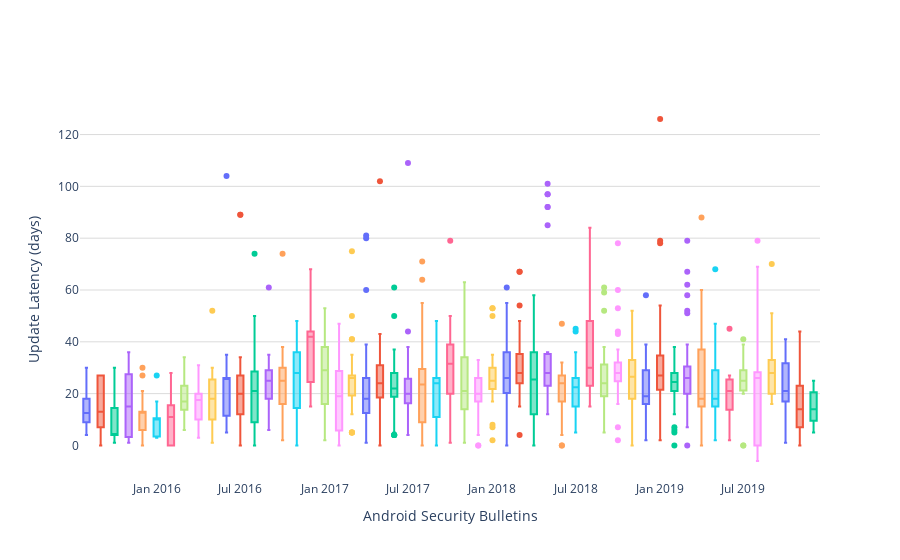
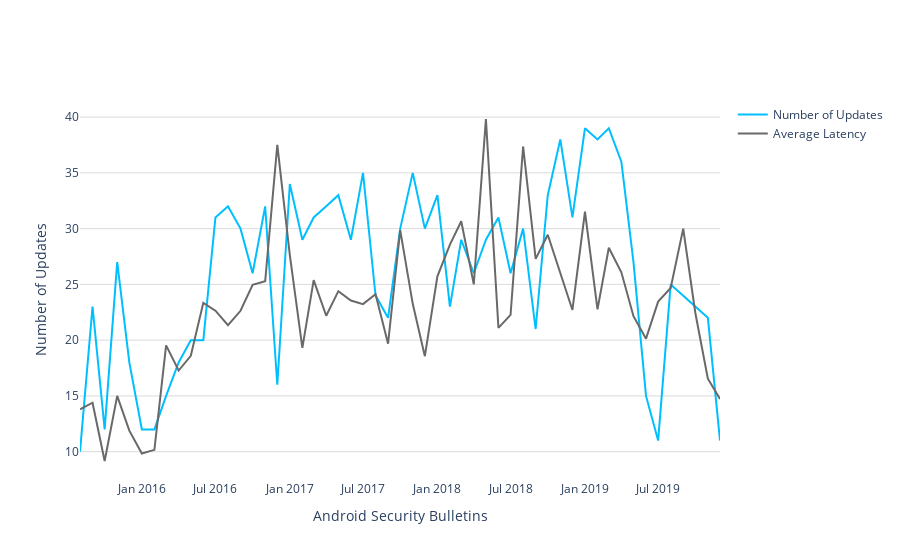

These figures' notebook cell, in order:
### Code cell
# Per bulletin, look at the difference box plot
carrierDF.Bulletin_Level=pd.to_datetime(carrierDF.Bulletin_Level)
uniqueBulletins=carrierDF.Bulletin_Level.unique()
uniqueBulletins.sort()



# For each bulletin, only consider updates from phones within only 3 years
#indices=(df['birth_date'] > start_date) & (df['birth_date'] <= end_date)
carrierDF['Bulletin_Level_3ago']=carrierDF['Bulletin_Level'] - pd.DateOffset(years=3) # 3 years since bulletin released
carrierDF['Phone_Released']= carrierDF.Year_Phone_Release.map(str) + "/" +carrierDF.Month_Phone_Release.map(str)
carrierDF['Phone_Released']=carrierDF['Phone_Released'].apply(lambda x: re.sub("/([0-9])$",r'/0\1/01',x))
carrierDF.Phone_Released=pd.to_datetime(carrierDF.Phone_Released)
carrierDF_filtered3yr=carrierDF[(carrierDF.Phone_Released>carrierDF.Bulletin_Level_3ago)] # phones can only be released 3 years prior to the bulletin
# checkMe=carrierDF_filtered3yr[carrierDF_filtered3yr.Bulletin_Level=='2019-10-01T00:00:00.000000000']
# print(checkMe.Phone_Released.unique())
data=[]
data2=[]
vals2=[[],[]]
vals3=[[],[]]
for bul in uniqueBulletins:
    tmp=carrierDF_filtered3yr[carrierDF_filtered3yr.Bulletin_Level==bul]
    
    data.append(go.Box(
            y=tmp.difference.values,
            name=str(bul),
            #boxpoints = 'all',
            showlegend=False,
        ))
    
    vals2[0].append(str(bul))
    vals2[1].append(len(tmp))
    
    vals3[0].append(str(bul))
    vals3[1].append(statistics.mean(tmp.difference.values))
    
data2.append(go.Scatter(
            x=vals2[0],
            y=vals2[1],
            name="Number of Updates",
            #boxpoints = 'all',
            line_color='deepskyblue'
        ))

data2.append(go.Scatter(
        x=vals3[0],
        y=vals3[1],
        name="Average Latency",
        #boxpoints = 'all',
        line_color='dimgray'
    ))
        
# Edit the layout
layout = dict(#title = "Average Latency per 6 Month Periods after Release",
              yaxis = dict(title = 'Update Latency (days)',showgrid=True, gridcolor='rgb(219, 219, 219)'),
              xaxis = dict(title = 'Android Security Bulletins'),
              plot_bgcolor='rgba(0,0,0,0)',
              )

fig = dict(data=data, layout=layout)
py.offline.iplot(fig, filename='avg-latency-since-release-years.png')


# Graph to display number of points
layout = dict(#title = "Average Latency per 6 Month Periods after Release",
              yaxis = dict(title = 'Number of Updates',showgrid=True, gridcolor='rgb(219, 219, 219)'),
              xaxis = dict(title = 'Android Security Bulletins'),
              plot_bgcolor='rgba(0,0,0,0)',
              
              )
fig = dict(data=data2, layout=layout)
py.offline.iplot(fig, filename='avg-latency-since-release-years.png')

### Figure 1 — Plotly figure (JSON) as saved in the notebook; plotly's stock layout.template omitted (floating-point values rounded to 4 significant figures)
{"data": [{"name": "2015-08-01T00:00:00.000000000", "showlegend": false, "type": "box", "y": [4, 18, 4, 16, 16, 9, 9, 30, 9, 23]}, {"name": "2015-09-01T00:00:00.000000000", "showlegend": false, "type": "box", "y": [9, 14, 14, 7, 13, 15, 7, 7, 27, 27, 20, 7, 7, 27, 2, 9, 9, 2, 27, 27, 27, 27, 0]}, {"name": "2015-10-01T00:00:00.000000000", "showlegend": false, "type": "box", "y": [18, 21, 30, 4, 11, 4, 4, 4, 4, 5, 4, 1]}, {"name": "2015-11-01T00:00:00.000000000", "showlegend": false, "type": "box", "y": [11, 9, 23, 23, 36, 36, 4, 29, 4, 29, 3, 3, 17, 10, 17, 3, 8, 19, 29, 29, 1, 1, 15, 15, 1, 1, 29]}, {"name": "2015-12-01T00:00:00.000000000", "showlegend": false, "type": "box", "y": [21, 9, 6, 0, 6, 6, 6, 6, 6, 30, 13, 27, 13, 13, 13, 13, 13, 13]}, {"name": "2016-01-01T00:00:00.000000000", "showlegend": false, "type": "box", "y": [3, 11, 3, 3, 10, 10, 4, 27, 17, 10, 10, 10]}, {"name": "2016-02-01T00:00:00.000000000", "showlegend": false, "type": "box", "y": [0, 0, 0, 0, 7, 15, 15, 16, 15, 28, 4, 22]}, {"name": "2016-03-01T00:00:00.000000000", "showlegend": false, "type": "box", "y": [17, 17, 34, 31, 31, 13, 13, 20, 23, 23, 23, 6, 10, 16, 16]}, {"name": "2016-04-01T00:00:00.000000000", "showlegend": false, "type": "box", "y": [26, 17, 31, 31, 31, 10, 20, 18, 6, 18, 18, 18, 10, 17, 10, 10, 17, 3]}, {"name": "2016-05-01T00:00:00.000000000", "showlegend": false, "type": "box", "y": [4, 11, 30, 22, 52, 30, 22, 18, 18, 18, 18, 10, 10, 1, 22, 3, 3, 29, 22, 29]}, {"name": "2016-06-01T00:00:00.000000000", "showlegend": false, "type": "box", "y": [16, 14, 5, 5, 5, 104, 8, 35, 15, 15, 26, 26, 26, 26, 28, 9, 26, 26, 26, 26]}, {"name": "2016-07-01T00:00:00.000000000", "showlegend": false, "type": "box", "y": [89, 89, 18, 5, 5, 12, 27, 34, 28, 27, 27, 26, 20, 20, 12, 0, 12, 18, 5, 26, 26, 22, 24, 29, 29, 12, 17, 12, 7, 7, 17]}, {"name": "2016-08-01T00:00:00.000000000", "showlegend": false, "type": "box", "y": [42, 74, 1, 18, 17, 24, 10, 10, 50, 50, 30, 24, 24, 8, 30, 16, 30, 0, 1, 21, 30, 23, 0, 14, 7, 7, 7, 21, 23, 23, 27, 21]}, {"name": "2016-09-01T00:00:00.000000000", "showlegend": false, "type": "box", "y": [35, 29, 29, 61, 25, 25, 19, 18, 18, 29, 29, 26, 19, 25, 29, 20, 13, 13, 13, 6, 25, 11, 18, 27, 18, 7, 33, 7, 26, 26]}, {"name": "2016-10-01T00:00:00.000000000", "showlegend": false, "type": "box", "y": [27, 13, 74, 38, 38, 38, 25, 25, 25, 25, 25, 24, 25, 38, 31, 2, 2, 9, 11, 16, 16, 23, 30, 23, 23, 23]}, {"name": "2016-11-01T00:00:00.000000000", "showlegend": false, "type": "box", "y": [28, 41, 7, 37, 30, 28, 48, 21, 21, 48, 28, 17, 41, 0, 9, 8, 29, 20, 8, 48, 48, 35, 44, 29, 29, 35, 4, 4, 15, 15, 20, 14]}, {"name": "2016-12-01T00:00:00.000000000", "showlegend": false, "type": "box", "y": [46, 40, 42, 42, 46, 42, 42, 42, 42, 46, 29, 68, 15, 20, 20, 18]}, {"name": "2017-01-01T00:00:00.000000000", "showlegend": false, "type": "box", "y": [50, 9, 53, 53, 53, 31, 36, 38, 31, 31, 38, 31, 38, 38, 29, 26, 26, 22, 4, 4, 10, 10, 10, 16, 29, 2, 22, 16, 50, 36, 36, 22, 17, 22]}, {"name": "2017-02-01T00:00:00.000000000", "showlegend": false, "type": "box", "y": [37, 37, 37, 37, 37, 37, 47, 16, 5, 6, 13, 26, 26, 5, 19, 5, 15, 23, 12, 19, 14, 26, 0, 0, 19, 19, 0, 0, 23]}, {"name": "2017-03-01T00:00:00.000000000", "showlegend": false, "type": "box", "y": [50, 22, 27, 27, 27, 30, 26, 26, 41, 22, 29, 26, 35, 41, 26, 20, 26, 5, 25, 12, 26, 26, 23, 19, 22, 5, 5, 5, 19, 19, 75]}, {"name": "2017-04-01T00:00:00.000000000", "showlegend": false, "type": "box", "y": [60, 26, 81, 80, 13, 17, 17, 25, 25, 26, 32, 32, 32, 26, 39, 20, 20, 4, 4, 12, 6, 13, 13, 13, 13, 13, 4, 1, 1, 4, 19, 19]}, {"name": "2017-05-01T00:00:00.000000000", "showlegend": false, "type": "box", "y": [102, 38, 21, 21, 24, 24, 24, 25, 24, 22, 43, 43, 43, 36, 23, 23, 2, 23, 21, 14, 0, 14, 24, 1, 38, 31, 31, 20, 0, 25, 25, 0, 0]}, {"name": "2017-06-01T00:00:00.000000000", "showlegend": false, "type": "box", "y": [50, 19, 19, 19, 26, 22, 22, 22, 26, 35, 21, 21, 18, 61, 26, 22, 25, 27, 34, 4, 37, 36, 18, 4, 4, 28, 28, 5, 4]}, {"name": "2017-07-01T00:00:00.000000000", "showlegend": false, "type": "box", "y": [109, 44, 20, 30, 24, 24, 26, 30, 38, 19, 19, 11, 32, 9, 9, 25, 13, 6, 23, 4, 23, 18, 24, 19, 33, 33, 19, 17, 17, 19, 23, 23, 7, 7, 16]}, {"name": "2017-08-01T00:00:00.000000000", "showlegend": false, "type": "box", "y": [41, 10, 64, 31, 71, 24, 55, 24, 24, 23, 24, 27, 20, 8, 20, 29, 0, 23, 6, 30, 6, 0, 0, 19]}, {"name": "2017-09-01T00:00:00.000000000", "showlegend": false, "type": "box", "y": [25, 33, 0, 24, 24, 28, 28, 11, 11, 5, 26, 25, 5, 13, 26, 27, 9, 48, 14, 13, 13, 25]}, {"name": "2017-10-01T00:00:00.000000000", "showlegend": false, "type": "box", "y": [30, 79, 39, 30, 5, 30, 37, 44, 39, 39, 40, 37, 25, 38, 38, 2, 1, 1, 43, 43, 43, 50, 30, 2, 20, 29, 30, 33, 18, 1]}, {"name": "2017-11-01T00:00:00.000000000", "showlegend": false, "type": "box", "y": [14, 34, 21, 63, 41, 14, 41, 33, 42, 37, 37, 37, 41, 27, 20, 34, 6, 19, 14, 33, 33, 1, 27, 5, 1, 12, 21, 8, 15, 21, 21, 8, 16, 16, 1]}, {"name": "2017-12-01T00:00:00.000000000", "showlegend": false, "type": "box", "y": [33, 18, 27, 27, 20, 20, 20, 26, 26, 26, 17, 26, 26, 27, 17, 19, 20, 6, 5, 20, 20, 4, 21, 6, 0, 20, 0, 20, 20, 20]}, {"name": "2018-01-01T00:00:00.000000000", "showlegend": false, "type": "box", "y": [21, 53, 35, 2, 53, 50, 32, 25, 25, 25, 25, 32, 22, 29, 25, 28, 25, 23, 34, 25, 8, 23, 7, 30, 30, 17, 23, 23, 23, 23, 18, 18, 17]}, {"name": "2018-02-01T00:00:00.000000000", "showlegend": false, "type": "box", "y": [61, 26, 53, 35, 36, 36, 33, 36, 36, 36, 36, 20, 4, 55, 26, 26, 17, 22, 20, 22, 0, 21, 0]}, {"name": "2018-03-01T00:00:00.000000000", "showlegend": false, "type": "box", "y": [25, 33, 25, 54, 26, 26, 34, 26, 30, 30, 15, 15, 41, 29, 39, 39, 67, 67, 48, 25, 4, 32, 28, 20, 24, 24, 20, 28, 15]}, {"name": "2018-04-01T00:00:00.000000000", "showlegend": false, "type": "box", "y": [2, 58, 44, 36, 44, 36, 38, 38, 2, 16, 43, 24, 29, 26, 29, 26, 30, 15, 22, 21, 0, 11, 11, 25, 12, 12]}, {"name": "2018-05-01T00:00:00.000000000", "showlegend": false, "type": "box", "y": [101, 97, 85, 92, 97, 24, 28, 28, 28, 22, 22, 92, 28, 28, 23, 23, 23, 35, 35, 18, 36, 28, 30, 23, 23, 12, 23, 33, 18]}, {"name": "2018-06-01T00:00:00.000000000", "showlegend": false, "type": "box", "y": [11, 32, 5, 27, 25, 18, 18, 28, 0, 4, 26, 47, 17, 17, 20, 20, 28, 28, 14, 31, 17, 0, 24, 28, 24, 24, 27, 27, 27, 20, 20]}, {"name": "2018-07-01T00:00:00.000000000", "showlegend": false, "type": "box", "y": [45, 24, 24, 44, 19, 25, 19, 22, 15, 15, 23, 9, 18, 29, 22, 22, 36, 36, 26, 10, 5, 26, 26, 25, 7, 7]}, {"name": "2018-08-01T00:00:00.000000000", "showlegend": false, "type": "box", "y": [84, 48, 70, 26, 30, 15, 30, 23, 29, 29, 44, 44, 15, 42, 37, 37, 78, 29, 55, 24, 47, 51, 28, 15, 15, 61, 61, 22, 16, 16]}, {"name": "2018-09-01T00:00:00.000000000", "showlegend": false, "type": "box", "y": [23, 38, 61, 59, 31, 24, 24, 19, 24, 17, 19, 18, 19, 19, 19, 32, 24, 52, 5, 27, 19]}, {"name": "2018-10-01T00:00:00.000000000", "showlegend": false, "type": "box", "y": [78, 35, 29, 25, 28, 53, 22, 25, 25, 29, 29, 16, 25, 37, 28, 28, 28, 18, 32, 60, 26, 44, 7, 2, 32, 25, 29, 43, 25, 25, 24, 20, 20]}, {"name": "2018-11-01T00:00:00.000000000", "showlegend": false, "type": "box", "y": [32, 41, 47, 0, 5, 27, 34, 34, 50, 5, 26, 26, 26, 26, 39, 14, 25, 25, 32, 32, 29, 33, 47, 40, 29, 33, 4, 28, 19, 18, 15, 52, 21, 21, 17, 3, 3, 33]}, {"name": "2018-12-01T00:00:00.000000000", "showlegend": false, "type": "box", "y": [25, 17, 17, 18, 38, 20, 30, 30, 32, 32, 16, 26, 58, 16, 39, 19, 19, 16, 16, 2, 26, 26, 26, 23, 2, 36, 15, 15, 15, 15, 19]}, {"name": "2019-01-01T00:00:00.000000000", "showlegend": false, "type": "box", "y": [28, 15, 21, 29, 27, 27, 10, 35, 6, 42, 23, 28, 27, 27, 30, 35, 45, 21, 79, 78, 17, 17, 27, 34, 23, 23, 27, 24, 48, 30, 24, 36, 17, 24, 126, 24, 54, 2, 19]}, {"name": "2019-02-01T00:00:00.000000000", "showlegend": false, "type": "box", "y": [32, 25, 21, 32, 32, 32, 5, 38, 21, 7, 25, 24, 0, 26, 31, 31, 24, 24, 21, 26, 26, 21, 19, 29, 14, 25, 14, 24, 23, 30, 23, 6, 27, 27, 28, 12, 12, 28]}, {"name": "2019-03-01T00:00:00.000000000", "showlegend": false, "type": "box", "y": [20, 27, 27, 27, 62, 39, 67, 26, 26, 25, 31, 31, 18, 52, 51, 79, 21, 26, 26, 26, 27, 38, 21, 26, 20, 19, 29, 20, 8, 8, 21, 0, 7, 7, 27, 20, 20, 20, 58]}, {"name": "2019-04-01T00:00:00.000000000", "showlegend": false, "type": "box", "y": [29, 29, 16, 21, 29, 37, 37, 21, 57, 0, 14, 14, 11, 11, 18, 16, 15, 15, 15, 18, 60, 18, 16, 16, 53, 47, 51, 88, 2, 16, 53, 4, 18, 38, 18, 18]}, {"name": "2019-05-01T00:00:00.000000000", "showlegend": false, "type": "box", "y": [5, 7, 7, 18, 18, 12, 30, 47, 16, 16, 16, 30, 30, 2, 5, 29, 29, 28, 68, 44, 15, 23, 23, 23, 15, 15, 27]}, {"name": "2019-06-01T00:00:00.000000000", "showlegend": false, "type": "box", "y": [2, 16, 26, 24, 45, 18, 19, 13, 21, 21, 27, 11, 11, 21, 27]}, {"name": "2019-07-01T00:00:00.000000000", "showlegend": false, "type": "box", "y": [29, 25, 29, 25, 25, 20, 0, 0, 41, 39, 25]}, {"name": "2019-08-01T00:00:00.000000000", "showlegend": false, "type": "box", "y": [26, 27, 27, 53, -6, -6, -6, -6, 29, 23, 68, 0, 27, 27, 26, 19, 19, 17, 8, 28, 69, 69, 0, 0, 79]}, {"name": "2019-09-01T00:00:00.000000000", "showlegend": false, "type": "box", "y": [18, 18, 30, 24, 31, 24, 27, 40, 29, 29, 51, 30, 42, 21, 70, 49, 19, 19, 26, 35, 16, 16, 27, 29]}, {"name": "2019-10-01T00:00:00.000000000", "showlegend": false, "type": "box", "y": [1, 20, 28, 9, 13, 23, 20, 21, 35, 35, 24, 23, 41, 39, 10, 10, 17, 24, 20, 17, 20, 33, 33]}, {"name": "2019-11-01T00:00:00.000000000", "showlegend": false, "type": "box", "y": [7, 24, 18, 3, 13, 23, 22, 44, 21, 0, 0, 31, 7, 6, 11, 14, 25, 14, 12, 12, 18, 39]}, {"name": "2019-12-01T00:00:00.000000000", "showlegend": false, "type": "box", "y": [16, 15, 22, 22, 25, 5, 11, 14, 14, 9, 9]}], "layout": {"plot_bgcolor": "rgba(0,0,0,0)", "xaxis": {"title": {"text": "Android Security Bulletins"}}, "yaxis": {"gridcolor": "rgb(219, 219, 219)", "showgrid": true, "title": {"text": "Update Latency (days)"}}}}

### Figure 2 — Plotly figure (JSON) as saved in the notebook; plotly's stock layout.template omitted (floating-point values rounded to 4 significant figures)
{"data": [{"line": {"color": "deepskyblue"}, "name": "Number of Updates", "type": "scatter", "x": ["2015-08-01T00:00:00.000000000", "2015-09-01T00:00:00.000000000", "2015-10-01T00:00:00.000000000", "2015-11-01T00:00:00.000000000", "2015-12-01T00:00:00.000000000", "2016-01-01T00:00:00.000000000", "2016-02-01T00:00:00.000000000", "2016-03-01T00:00:00.000000000", "2016-04-01T00:00:00.000000000", "2016-05-01T00:00:00.000000000", "2016-06-01T00:00:00.000000000", "2016-07-01T00:00:00.000000000", "2016-08-01T00:00:00.000000000", "2016-09-01T00:00:00.000000000", "2016-10-01T00:00:00.000000000", "2016-11-01T00:00:00.000000000", "2016-12-01T00:00:00.000000000", "2017-01-01T00:00:00.000000000", "2017-02-01T00:00:00.000000000", "2017-03-01T00:00:00.000000000", "2017-04-01T00:00:00.000000000", "2017-05-01T00:00:00.000000000", "2017-06-01T00:00:00.000000000", "2017-07-01T00:00:00.000000000", "2017-08-01T00:00:00.000000000", "2017-09-01T00:00:00.000000000", "2017-10-01T00:00:00.000000000", "2017-11-01T00:00:00.000000000", "2017-12-01T00:00:00.000000000", "2018-01-01T00:00:00.000000000", "2018-02-01T00:00:00.000000000", "2018-03-01T00:00:00.000000000", "2018-04-01T00:00:00.000000000", "2018-05-01T00:00:00.000000000", "2018-06-01T00:00:00.000000000", "2018-07-01T00:00:00.000000000", "2018-08-01T00:00:00.000000000", "2018-09-01T00:00:00.000000000", "2018-10-01T00:00:00.000000000", "2018-11-01T00:00:00.000000000", "2018-12-01T00:00:00.000000000", "2019-01-01T00:00:00.000000000", "2019-02-01T00:00:00.000000000", "2019-03-01T00:00:00.000000000", "2019-04-01T00:00:00.000000000", "2019-05-01T00:00:00.000000000", "2019-06-01T00:00:00.000000000", "2019-07-01T00:00:00.000000000", "2019-08-01T00:00:00.000000000", "2019-09-01T00:00:00.000000000", "2019-10-01T00:00:00.000000000", "2019-11-01T00:00:00.000000000", "2019-12-01T00:00:00.000000000"], "y": [10, 23, 12, 27, 18, 12, 12, 15, 18, 20, 20, 31, 32, 30, 26, 32, 16, 34, 29, 31, 32, 33, 29, 35, 24, 22, 30, 35, 30, 33, 23, 29, 26, 29, 31, 26, 30, 21, 33, 38, 31, 39, 38, 39, 36, 27, 15, 11, 25, 24, 23, 22, 11]}, {"line": {"color": "dimgray"}, "name": "Average Latency", "type": "scatter", "x": ["2015-08-01T00:00:00.000000000", "2015-09-01T00:00:00.000000000", "2015-10-01T00:00:00.000000000", "2015-11-01T00:00:00.000000000", "2015-12-01T00:00:00.000000000", "2016-01-01T00:00:00.000000000", "2016-02-01T00:00:00.000000000", "2016-03-01T00:00:00.000000000", "2016-04-01T00:00:00.000000000", "2016-05-01T00:00:00.000000000", "2016-06-01T00:00:00.000000000", "2016-07-01T00:00:00.000000000", "2016-08-01T00:00:00.000000000", "2016-09-01T00:00:00.000000000", "2016-10-01T00:00:00.000000000", "2016-11-01T00:00:00.000000000", "2016-12-01T00:00:00.000000000", "2017-01-01T00:00:00.000000000", "2017-02-01T00:00:00.000000000", "2017-03-01T00:00:00.000000000", "2017-04-01T00:00:00.000000000", "2017-05-01T00:00:00.000000000", "2017-06-01T00:00:00.000000000", "2017-07-01T00:00:00.000000000", "2017-08-01T00:00:00.000000000", "2017-09-01T00:00:00.000000000", "2017-10-01T00:00:00.000000000", "2017-11-01T00:00:00.000000000", "2017-12-01T00:00:00.000000000", "2018-01-01T00:00:00.000000000", "2018-02-01T00:00:00.000000000", "2018-03-01T00:00:00.000000000", "2018-04-01T00:00:00.000000000", "2018-05-01T00:00:00.000000000", "2018-06-01T00:00:00.000000000", "2018-07-01T00:00:00.000000000", "2018-08-01T00:00:00.000000000", "2018-09-01T00:00:00.000000000", "2018-10-01T00:00:00.000000000", "2018-11-01T00:00:00.000000000", "2018-12-01T00:00:00.000000000", "2019-01-01T00:00:00.000000000", "2019-02-01T00:00:00.000000000", "2019-03-01T00:00:00.000000000", "2019-04-01T00:00:00.000000000", "2019-05-01T00:00:00.000000000", "2019-06-01T00:00:00.000000000", "2019-07-01T00:00:00.000000000", "2019-08-01T00:00:00.000000000", "2019-09-01T00:00:00.000000000", "2019-10-01T00:00:00.000000000", "2019-11-01T00:00:00.000000000", "2019-12-01T00:00:00.000000000"], "y": [13.8, 14.39, 9.167, 15, 11.89, 9.833, 10.17, 19.53, 17.28, 18.6, 23.35, 22.65, 21.34, 22.63, 24.96, 25.28, 37.5, 27.62, 19.31, 25.39, 22.19, 24.39, 23.55, 23.23, 24.12, 19.68, 29.87, 23.26, 18.57, 25.73, 28.57, 30.66, 25, 39.83, 21.1, 22.27, 37.37, 27.29, 29.45, 26.08, 22.71, 31.51, 22.76, 28.28, 26.08, 22.15, 20.13, 23.45, 24.68, 30, 22.43, 16.55, 14.73]}], "layout": {"plot_bgcolor": "rgba(0,0,0,0)", "xaxis": {"title": {"text": "Android Security Bulletins"}}, "yaxis": {"gridcolor": "rgb(219, 219, 219)", "showgrid": true, "title": {"text": "Number of Updates"}}}}
